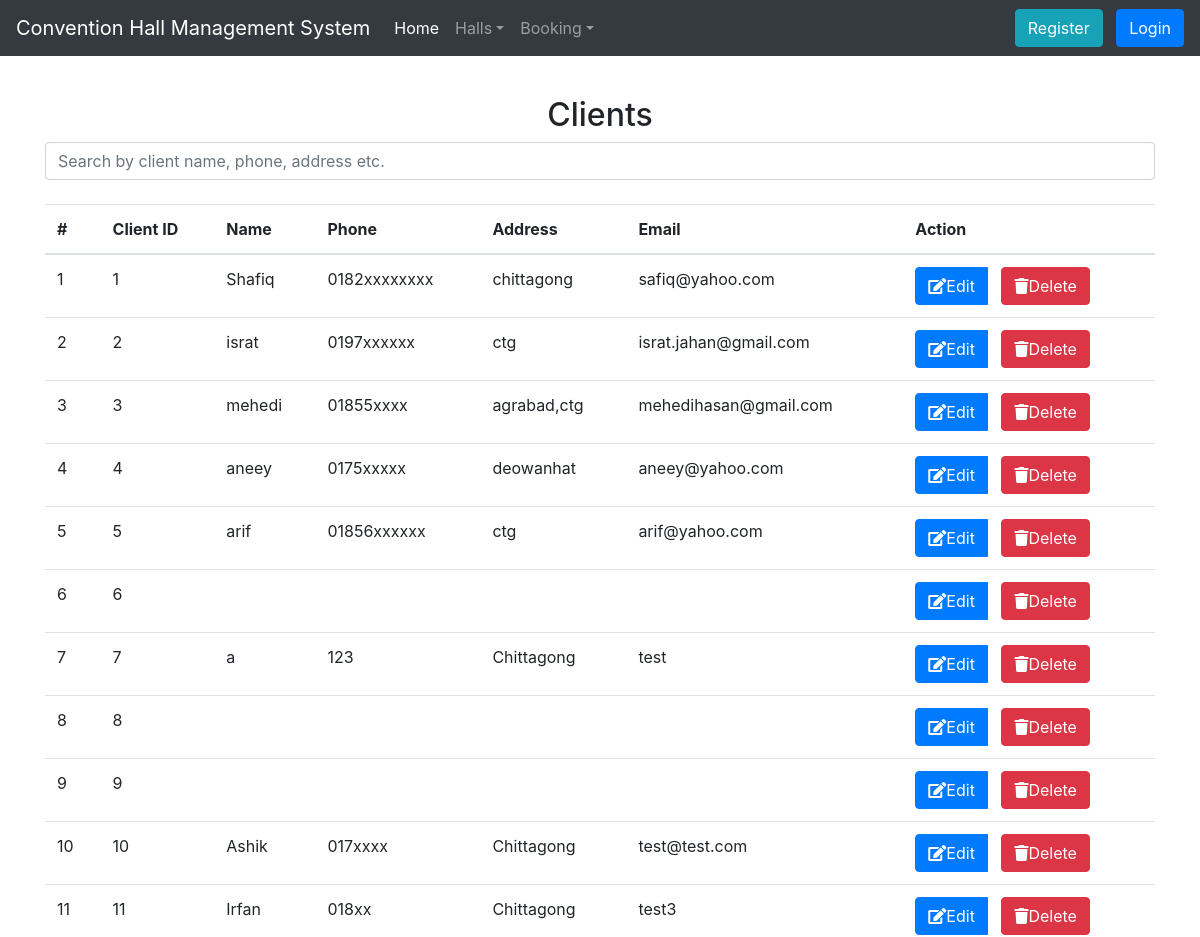
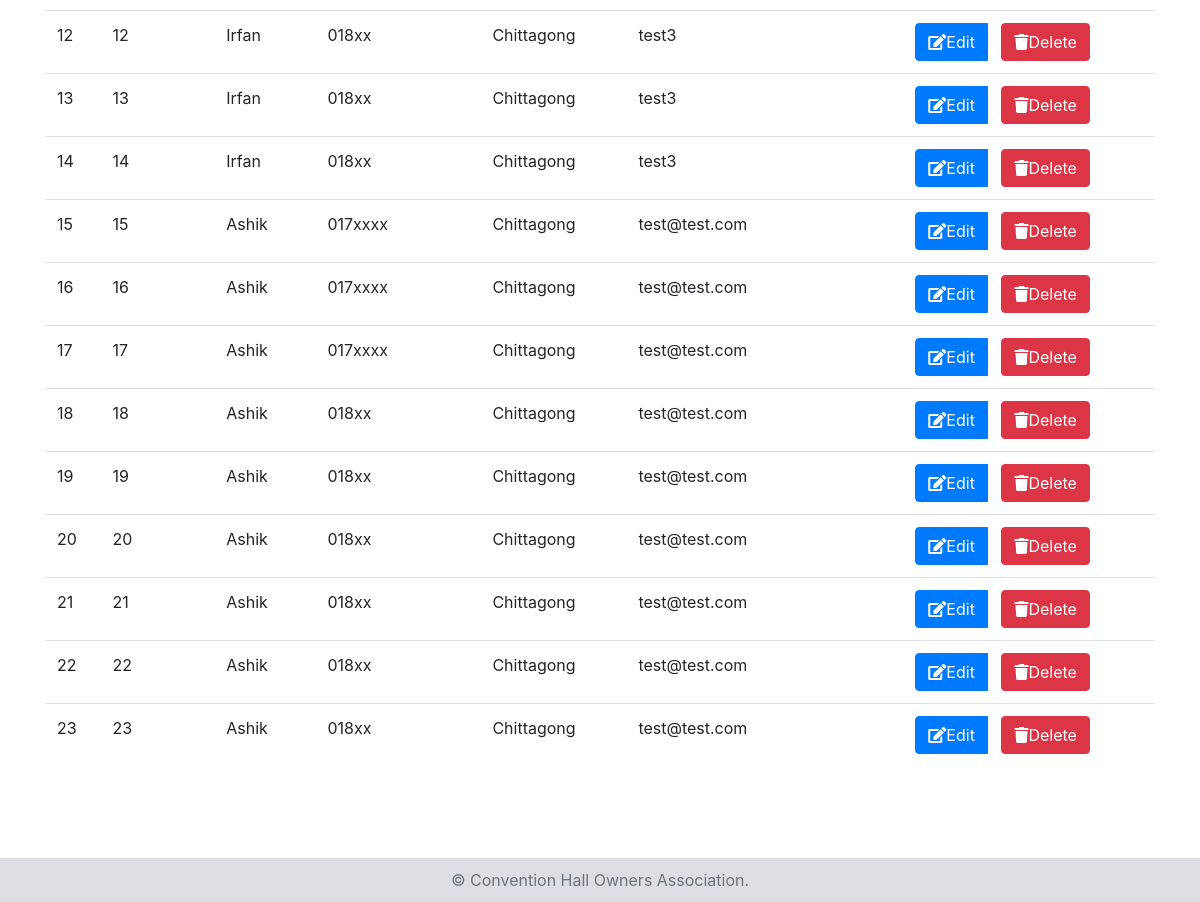
Page /view_client.php on the committed database (2 pictures, top to bottom).
### tables this page shows
CREATE TABLE `client` (
  `client_id` int(10) NOT NULL,
  `name` varchar(200) NOT NULL,
  `phone` varchar(15) NOT NULL,
  `address` varchar(200) NOT NULL,
  `email` varchar(200) NOT NULL
);

### view_client.php (the view, shortened to what this page needs)
<?php include('includes/header.php'); ?>
<?php
	$query = "SELECT * FROM client";
	$clients = mysqli_query($dblink,$query);
	if(mysqli_num_rows($clients)==0){
		dangerMsg('No client added yet.');
	}
	else{
?>
<h2 class="text-center">Clients</h2>
<form>
	<input class="form-control" id="searchText" type="text" placeholder="Search by client name, phone, address etc." aria-label="Search">
</form>
<br>
	<div  id="search-result">
	  <div class="table-responsive">
	  <table class="table">
	    <thead>
	      <tr>
	        <th>#</th>
	        <th>Client ID</th>
	        <th>Name</th>
	        <th>Phone</th>
	        <th>Address</th>
	        <th>Email</th>
	        <th>Action</th>
	      </tr>
	    </thead>
	    <tbody>
	    	<?php
			$count = 1;
			while($r = mysqli_fetch_assoc($clients)){
				?>
	      <tr>
	        <td><?php echo $count++;?></td>
			<td><?php echo $r['client_id']?></td>
			<td><?php echo $r['name']?></td>
			<td><?php echo $r['phone']?></td>
			<td><?php echo $r['address']?></td>
			<td><?php echo $r['email']?></td>
			<td>
				<div class="btn-group">
					<button  class="btn btn-primary" onclick="location.href='edit_client.php?client_id=<?php echo $r['client_id']?>'" ><i class="fa fa-edit"></i>Edit</button>&nbsp;&nbsp;&nbsp;
					<form method="post" class="inline">
						<button type="submit" class="btn btn-danger" name="delete" ><i class="fa fa-trash"></i>Delete</button>
					</form>
				</div>
			</td>
	      </tr>
	      <?php
		}
			?>
	    </tbody>
	  </table>
	  </div>
	</div>
 <?php
}
?>
<?php include('includes/footer.php'); ?>

### rows in the picture
client: client_id "1", name "Shafiq", phone "0182xxxxxxxx", address "chittagong", email "safiq@yahoo.com"
client: client_id "2", name "israt", phone "0197xxxxxx", address "ctg", email "israt.jahan@gmail.com"
client: client_id "3", name "mehedi", phone "01855xxxx", address "agrabad,ctg", email "mehedihasan@gmail.com"
client: client_id "4", name "aneey", phone "0175xxxxx", address "deowanhat", email "aneey@yahoo.com"
client: client_id "5", name "arif", phone "01856xxxxxx", address "ctg", email "arif@yahoo.com"
client: client_id "6"
client: client_id "7", name "a", phone "123", address "Chittagong", email "test"
client: client_id "8"
client: client_id "9"
client: client_id "10", name "Ashik", phone "017xxxx", address "Chittagong", email "test@test.com"
client: client_id "11", name "Irfan", phone "018xx", address "Chittagong", email "test3"
client: client_id "12", name "Irfan", phone "018xx", address "Chittagong", email "test3"
client: client_id "13", name "Irfan", phone "018xx", address "Chittagong", email "test3"
client: client_id "14", name "Irfan", phone "018xx", address "Chittagong", email "test3"
client: client_id "15", name "Ashik", phone "017xxxx", address "Chittagong", email "test@test.com"
client: client_id "16", name "Ashik", phone "017xxxx", address "Chittagong", email "test@test.com"
client: client_id "17", name "Ashik", phone "017xxxx", address "Chittagong", email "test@test.com"
client: client_id "18", name "Ashik", phone "018xx", address "Chittagong", email "test@test.com"
client: client_id "19", name "Ashik", phone "018xx", address "Chittagong", email "test@test.com"
client: client_id "20", name "Ashik", phone "018xx", address "Chittagong", email "test@test.com"
client: client_id "21", name "Ashik", phone "018xx", address "Chittagong", email "test@test.com"
client: client_id "22", name "Ashik", phone "018xx", address "Chittagong", email "test@test.com"
client: client_id "23", name "Ashik", phone "018xx", address "Chittagong", email "test@test.com"
